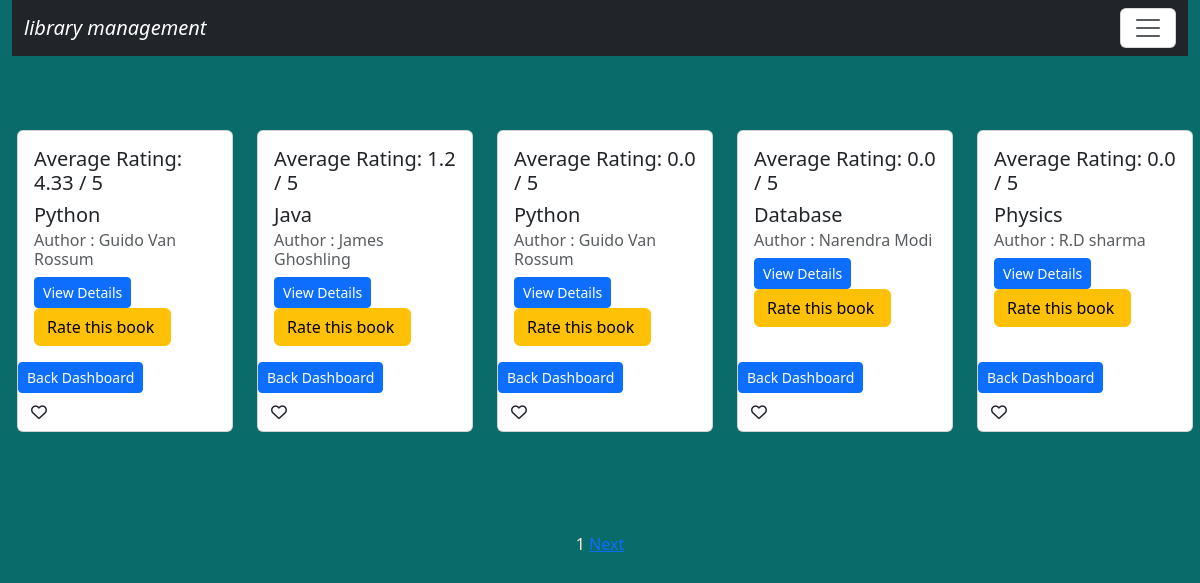
Page /booklist/ on the earlier database version.
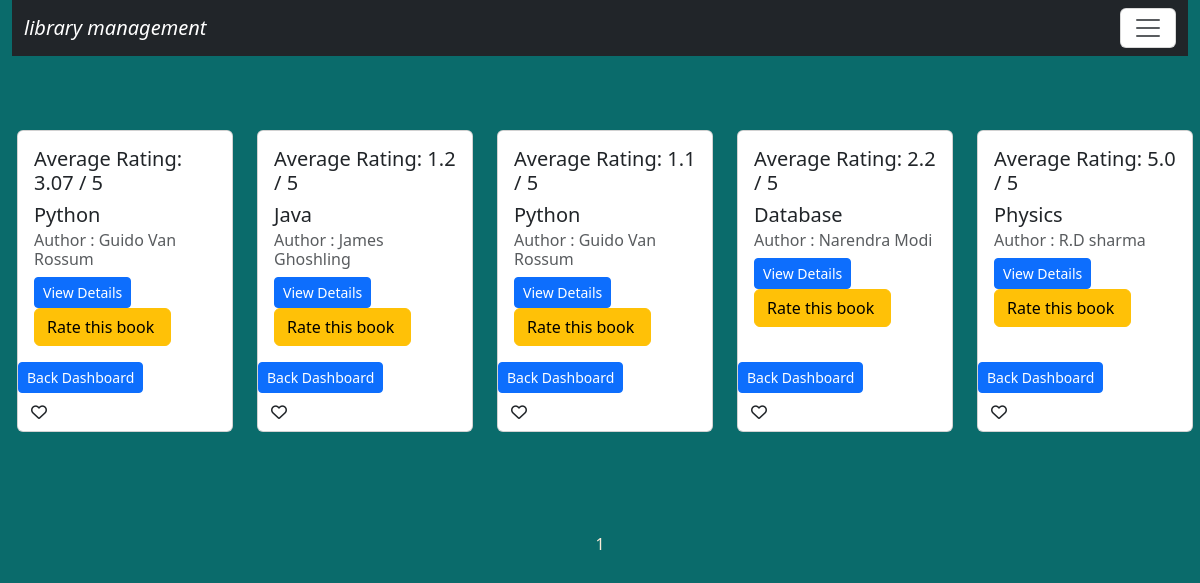
Same page on the later database version.
### library/models.py (models this page shows, shortened)
class Book(models.Model):
    book_name=models.CharField(max_length=200)
    authors=models.ManyToManyField(Author)
    publish_year=models.DateField(null=True, blank=True)
    book_cate=models.CharField(max_length=200,null=True, blank=True)
    book_rating=models.FloatField(validators=[MinValueValidator(0),MaxValueValidator(5)],default=0.0)
    total_copies = models.PositiveIntegerField(default=1)
    available_copies = models.PositiveIntegerField(default=1)
    book_sr_no=models.CharField(max_length=10, unique=True)

class Author(models.Model):
    author_name=models.CharField(max_length=70)
    def __str__(self):
        return self.author_name

### library/views.py (the view)
# urls.py: path('booklist/',views.book_list,name="booklist"),
def book_list(request):
        allpost=Book.objects.all().order_by('id')
        paginator=Paginator(allpost,5)
        pageno=request.GET.get('page')
        pageobj=paginator.get_page(pageno)
        return render(request,'booklist.html' ,{'books':pageobj})

### library/templates/booklist.html (shortened to what this page needs)
{% extends 'base.html' %}
{% load static %}
{% block content %}
<div class="row row-cols-2  row-cols-md-5 g-4 " style='margin-top:50px; margin-left:5px;'>
    {% for book in books %}
      <div class="col">
        <div class="card h-100">
            <div class="card-body ">
                <h5>Average Rating: {{ book.book_rating }} / 5</h5>
                <h5 class="card-title">{{book.book_name}}</h5>
                    <h6 class="card-subtitle mb-2 text-muted">Author : {{book.authors.all|join:" , "}}</h6>
                <a href="{% url 'viewsbook' book.id %}" class="btn btn-sm btn-primary">View Details</a>
                {% if perms.library_app.rate_book %}
                {% else %}
                  <a href="{% url 'add-rating' book.id %}"><input type="submit" value="Rate this book " class="btn btn-warning" ></a>
                {% endif %}
            </div>
            {% if perms.library.backDashboard_book %}
            <form action="{% url 'adminpanel' %}"  class="d-inline">
                {% csrf_token %}
                <input type="submit" class="btn btn-success" value="back Dashboard">
            </form>
            {% else %}
                <a href="{% url 'dashboard' %}"><input type="submit" class="btn btn-sm btn-primary" value="Back Dashboard"></a>
               <form action="{% url 'favbook' book.id %}" method="POST">
                        <button type="submit" class="btn btn">
                        {% if book.favourite.all|length > 0 %}
                        <i class="fa-solid  fa-heart" style="color:red;"></i>
                        {% else %}
                        <i class="fa-regular fa-heart"></i>
                        {% endif %}
                    </button>
                </form>
            {% endif %}
        </div>
    </div>
    {% empty %}
    <div class="col-12">
        <p>No books found.</p>
    </div>
    {% endfor %}
</div>
    <div style="text-align:center; margin-top:100px;">
        <span>
                <span>{{books.number}}</span>
            {% if books.has_next %}
                <a href="?page={{books.next_page_number}}">Next</a>
            {% endif %}
        </span>
    </div>
{% endblock content %}

### library/templates/base.html (shortened to what this page needs)
<!DOCTYPE html>
{% load static %}
<html lang="en">
<head>
    <link rel="stylesheet" href="{% static 'css/bootstrap.min.css' %}">
    <link rel="stylesheet" href="{% static 'css/style.css' %}">
    <link rel="stylesheet" href="https://cdnjs.cloudflare.com/ajax/libs/font-awesome/6.5.1/css/all.min.css">
</head>
<body>
    <div class="container-fluid">
        {% include 'navbar.html' %}
    </div>
    <div class="row">
        {% block content %}
        {% endblock content %}
    </div>
</body>
</html>

### library/templates/navbar.html (shortened to what this page needs)
<nav class="navbar bg-dark fluid-top">
    <div class="container-fluid">
      <a class="navbar-brand text-white" href="#"><i>library management</i></a>
      <button class="navbar-toggler bg-white" type="button" data-bs-toggle="offcanvas" data-bs-target="#offcanvasNavbar" aria-controls="offcanvasNavbar" aria-label="Toggle navigation">
        <span class="navbar-toggler-icon"></span>
      </button>
    </div>
  </nav>

### library/static/css/style.css (style rules this page uses)
body { background-color:rgb(10, 107, 107); color:antiquewhite; }

Differences in the rows shown:
changed Book (number 1 of 5 on the later page): book_rating "4.33" → "3.07"
changed Book (number 3 of 5 on the later page): book_rating "0.0" → "1.1"
changed Book "Database": book_rating "0.0" → "2.2"
changed Book "Physics": book_rating "0.0" → "5.0"
Other differences:
text no longer shown: "Next"
